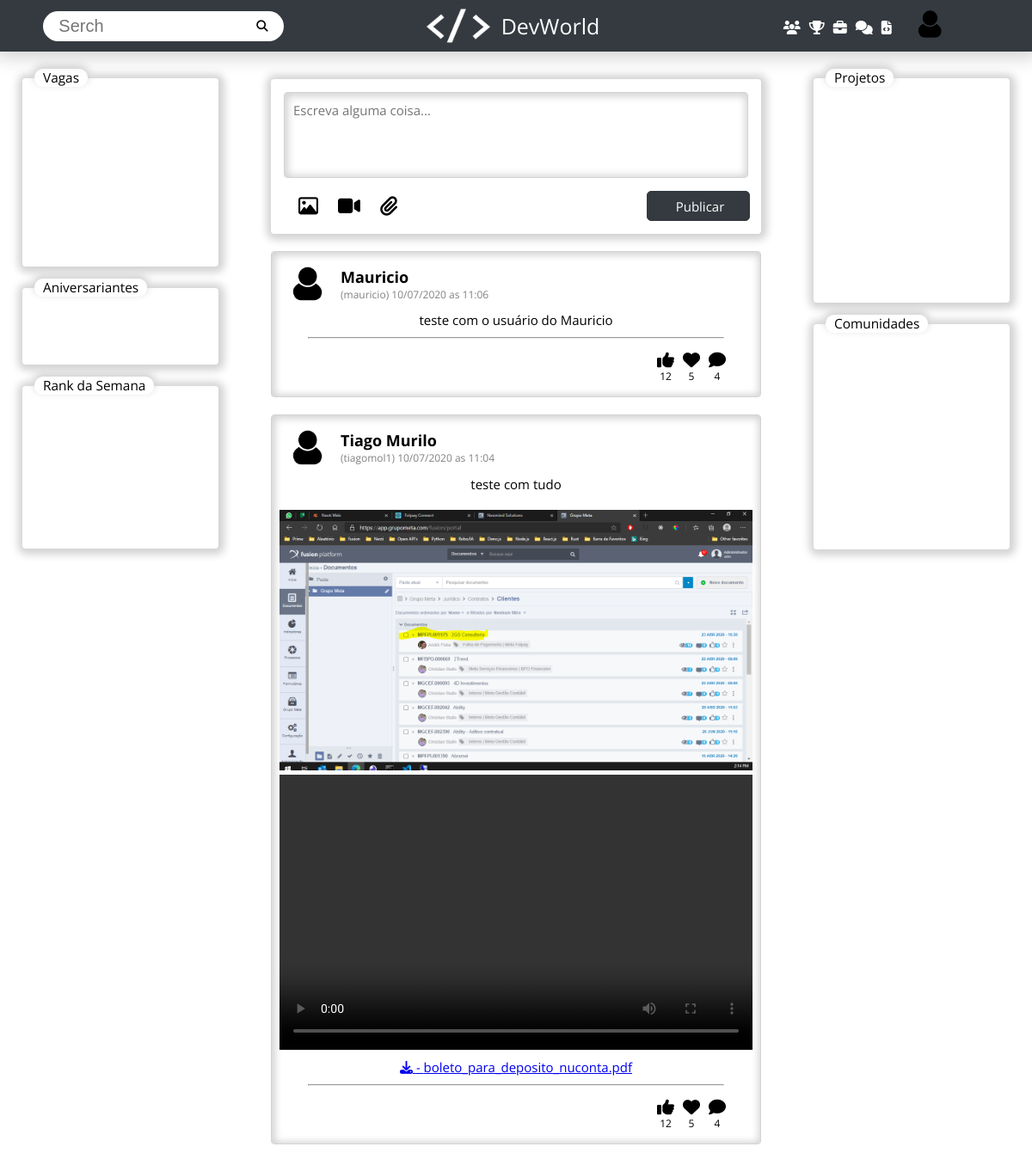
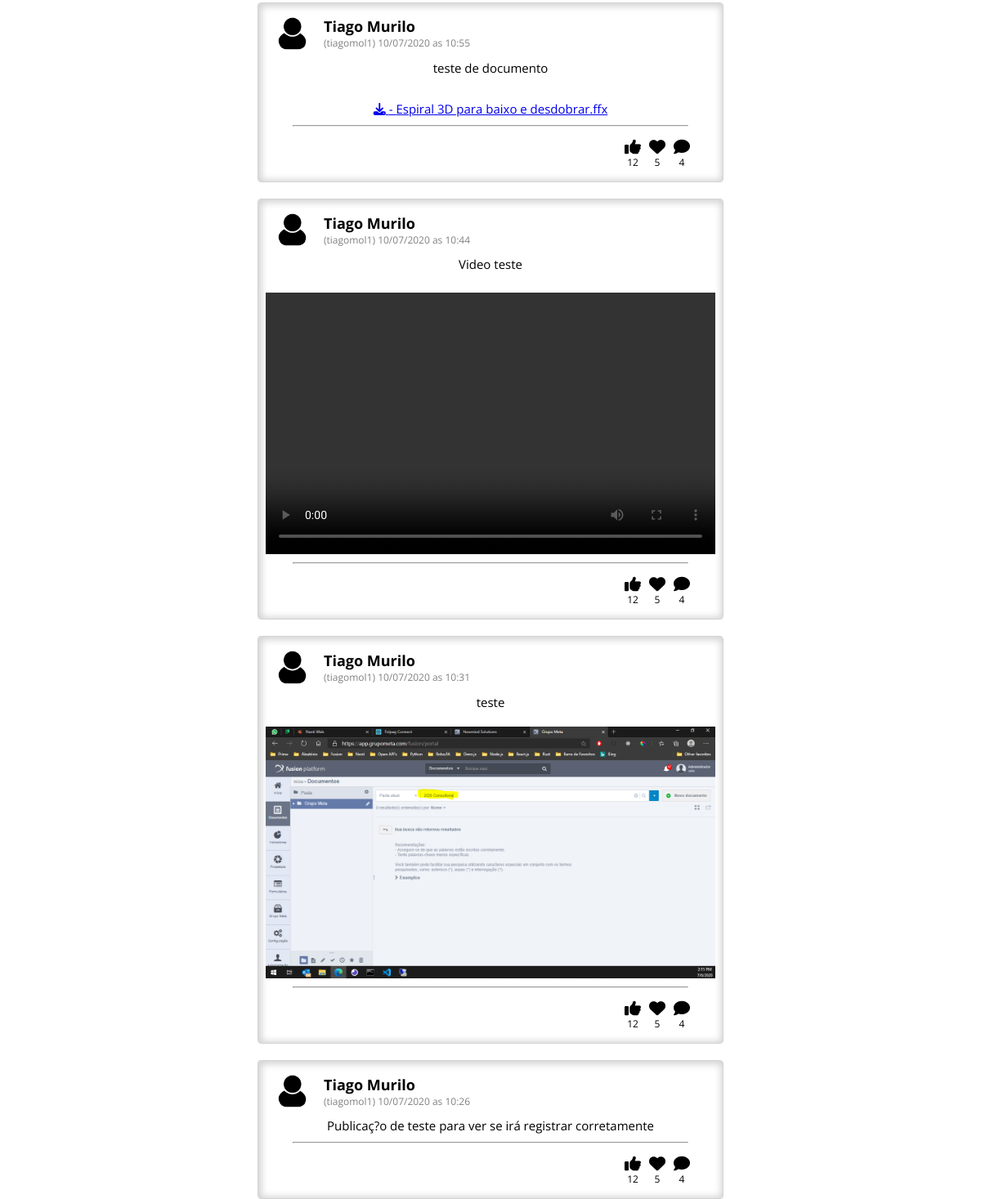
The page /pages/main.php (signed in) on the database its author committed (2 pictures, top to bottom).
### tables this page shows
CREATE TABLE `posts` (
  `id` int(11) NOT NULL,
  `id_user` int(11) NOT NULL,
  `text` text NOT NULL,
  `date` varchar(200) NOT NULL,
  `image_file` varchar(250) NOT NULL,
  `video_file` varchar(250) NOT NULL,
  `document_file` varchar(250) NOT NULL
);

CREATE TABLE `users` (
  `id` int(11) NOT NULL,
  `email` varchar(100) NOT NULL,
  `username` varchar(25) NOT NULL,
  `password` varchar(40) NOT NULL,
  `fullName` varchar(200) NOT NULL,
  `companyName` varchar(200) NOT NULL,
  `cnpj` varchar(14) NOT NULL,
  `typeUser` int(11) NOT NULL
);

### pages/main.php (the view, shortened to what this page needs)
<?php
  include "../database/connection.php";
  $sql = "select posts.*, users.fullName, users.username from posts inner join users on users.id = posts.id_user order by posts.id desc";
	$result = mysqli_query($connection, $sql);
	$postsList = array();
	while ($post = mysqli_fetch_assoc($result)){
		$postsList[] = $post;
	}
?>
<!DOCTYPE html>
<html lang="en">
  <head>
    <link rel="stylesheet" href="../styles/header.css">
    <link rel="stylesheet" href="../styles/global.css">
    <link rel="stylesheet" href="../styles/timeline.css">
  </head>
  <body>
  <header>
    <div class="menuSpaceBetweenSearch">
      <div class="searchHeader">
        <input type="text" placeholder="Serch">
        <button><i class="fas fa-search"></i></button>
      </div>
    </div>
    <div class="menuSpaceBetweenImage">
      <a href="main.php">
        <img src="../assets/images/logo.png" alt="" width="80px">
        <p>DevWorld</p>
      </a>
    </div>
    <div class="menuSpaceBetweenNav">
      <nav>
        <a href="groups/groups.php"><i class="fas fa-users"></i></a>
        <a href="#"><i class="fas fa-trophy"></i></a>
        <a href="#"><i class="fas fa-briefcase"></i></a>
        <a href="#"><i class="fas fa-comments"></i></a>
        <a href="#"><i class="fas fa-file-code"></i></a>
        <a href="#"><img src="../assets/images/user.png" alt="" class="imagePerfil"></a>
      </nav>
    </div>
  </header>
  <container class="containerBody">
    <content class="leftBody">
      <fieldset class="fieldsetVacancies">
        <legend>Vagas</legend>
      </fieldset>
      <fieldset class="fieldsetBirthdays">
        <legend>Aniversariantes</legend>
      </fieldset>
      <fieldset class="fieldsetRank">
        <legend>Rank da Semana</legend>
      </fieldset>
    </content>
    <content class="centerBody">
      <form class="publishingArea" id="publishingArea" method="POST" action="publish.php" enctype="multipart/form-data">
        <textarea name="textPublication" id="textPublication" onInput="sizeTexPublicationArea()" cols="80" rows="10" placeholder="Escreva alguma coisa..."></textarea>
        <div class="publishingOptions">
          <div>
            <label for="file_images"><i class="far fa-image"></i></label>
            <label for="file_video"><i class="fas fa-video"></i></label>
            <label for="file_file"><i class="fas fa-paperclip"></i></label>
          </div>
          <button type="submit">Publicar</button>
        </div>
      </form>
      <?php foreach ($postsList as $post){ ?>
        <div class="publications">
          <div class="headerPublication">
            <img src="../assets/images/user.png" alt="" class="imagePerfil">
            <div>
              <p class="publicationAuthor"><?php echo $post['fullName'];?></p>
              <p class="publicationDate"><?php echo "(" . $post['username'] . ")    ". $post['date']; ?></p>
            </div>
          </div>
          <div class="bodyPublication">
            <div class="publicationText">
              <p> <?php echo $post['text'];?> </p>
            </div>
            <div class="publicationImages">
              <?php
               if( $post['image_file'] != "" || $post['video_file'] != "" || $post['document_file'] != ""){
              ?>
                <br/>
                <?php if($post['image_file'] != ""){ ?>
                  <img src="../publications/image<?php echo $post['image_file'];?>" width="550px">
                <?php } ?>
                <?php if($post['video_file'] != ""){ ?>
                  <video width="550" height="320" style="margin-top: 5px" controls>
                    <source src="../publications/video<?php echo $post['video_file'];?>" type="video/mp4">
                  </video>
                <?php } ?>
                <?php if($post['document_file'] != ""){ ?>
                  <div style="margin-top: 10px;">
                    <a href="../publications/document<?php echo $post['document_file'];?>" download>
                      <i class="fa fa-download" aria-hidden="true"></i><?php echo " - ". $post['document_file'];?>
                    </a>
                  </div>
                <?php } ?>
              <?php
               }
              ?>
            </div>
            <hr />
            <div class="publicationReaction">
              <i class="fas fa-comment"><p>4</p></i>
              <i class="fas fa-heart"><p>5</p></i>
              <i class="fas fa-thumbs-up"><p>12</p></i>
            </div>
          </div>
        </div>
      <?php }?>
    </content>
    <content class="rightBody">
      <fieldset class="fieldsetProjects">
        <legend>Projetos</legend>
      </fieldset>
      <fieldset class="fieldsetCommunities">
        <legend>Comunidades</legend>
      </fieldset>
    </content>
  </container>
  </body>
</html>

### styles/header.css (style rules this page uses)
header { box-shadow: 1px 1px 20px 6px #d4d3d3; }
header { background-color: #343A40; width: 100%; height: 60px; display: flex; justify-content: center; align-items: center; position: -webkit-sticky; position: sticky; top: 0; z-index: 20000; }
header .menuSpaceBetweenNav { width: 33.3%; display: flex; flex-direction: row-reverse; align-items: center; justify-content: center; }
header .menuSpaceBetweenNav nav { margin-right: 0px; display: flex; align-items: center; }
header .menuSpaceBetweenNav a { margin-left: 10px; }
header .menuSpaceBetweenNav a i { margin-top: 6px; color: white; font-size: 16px; }
header .menuSpaceBetweenNav a img { width: 40px; border-radius: 50%; margin-left: 13px; }
header .menuSpaceBetweenSearch { width: 33.3%; }
header .menuSpaceBetweenSearch .searchHeader { background-color: white; width: 280px; border: 0px solid white; border-radius: 50px; display: flex; align-items: center; justify-content: center; margin-left: 50px; height: 35px; }
header .menuSpaceBetweenSearch .searchHeader input { background-color: white; border: 1px solid white; width: 230px; height: 20px; font-size: 20px; }
header .menuSpaceBetweenSearch .searchHeader button { background-color: white; border: 1px solid white; border-radius: 50px; cursor: pointer; }
header .menuSpaceBetweenImage { width: 33.4%; display: flex; align-items: center; justify-content: center; }
header .menuSpaceBetweenImage a { display: flex; align-items: center; justify-content: center; text-decoration: none; }
header .menuSpaceBetweenImage p { color: white; margin: 10px; font-size: 25px; }

### styles/global.css (style rules this page uses)
* { margin: 0; padding: 0; outline: 0; box-sizing: border-box; }
body { font: 400 14px Open Sans, sans-serif; background: #fff; -webkit-font-smoothing: antialiased; }

### rows shown on the page
posts: id_user.fullName "Mauricio", id_user.username "mauricio", date "10/07/2020 as 11:06", text "teste com o usuário do Mauricio"
posts: id_user.fullName "Tiago Murilo", id_user.username "tiagomol1", date "10/07/2020 as 11:04", text "teste com tudo", image_file (picture), document_file "boleto_para_deposito_nuconta.pdf"
posts: id_user.fullName "Tiago Murilo", id_user.username "tiagomol1", date "10/07/2020 as 10:55", text "teste de documento", document_file "Espiral 3D para baixo e desdobrar.ffx"
posts: id_user.fullName "Tiago Murilo", id_user.username "tiagomol1", date "10/07/2020 as 10:44", text "Video teste"
posts: id_user.fullName "Tiago Murilo", id_user.username "tiagomol1", date "10/07/2020 as 10:31", text "teste", image_file (picture)
posts: id_user.fullName "Tiago Murilo", id_user.username "tiagomol1", date "10/07/2020 as 10:26", text "Publicaç?o de teste para ver se irá registrar corretamente"
